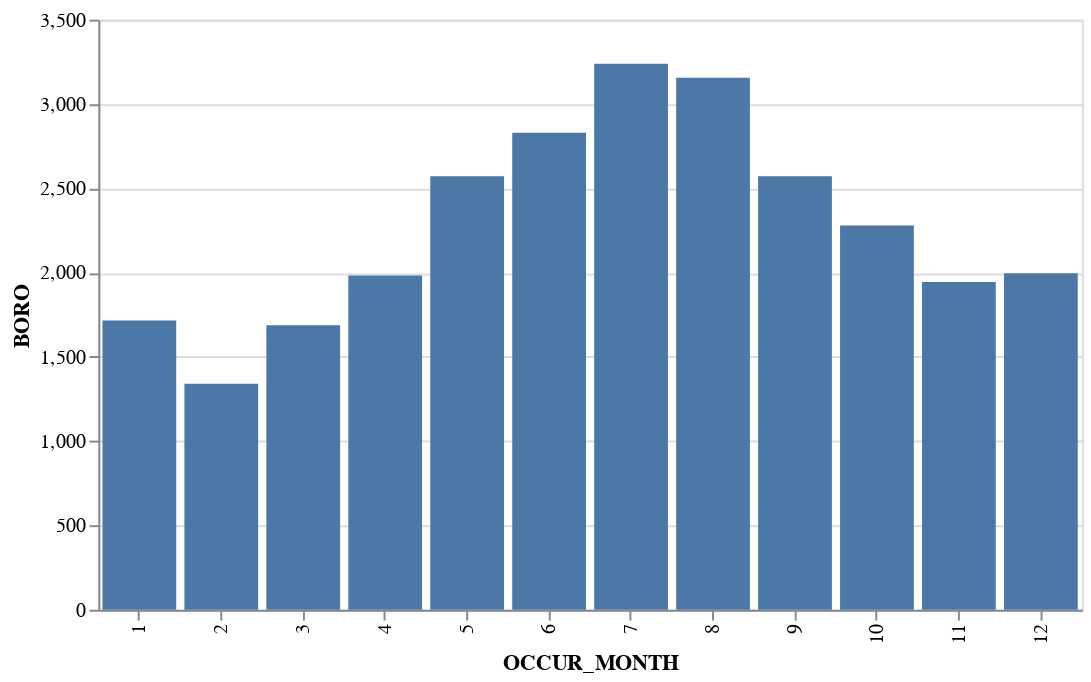

Here is the notebook cell this chart was saved with:
### Markdown cell above
### WHEN: Shootings by months From may to oct, less shootings in cold temperatures?

### Code cell
sample = raw_data.groupby('OCCUR_MONTH', as_index=False).count()
alt.Chart(sample, width=500).mark_bar().encode(
    x = "OCCUR_MONTH:N",
    y = "BORO"

)

### Figure 1 — Vega-Lite specification as saved in the notebook (floating-point values rounded to 4 significant figures)
{"config": {"view": {"continuousWidth": 300, "continuousHeight": 300}}, "data": {"name": "data-c7195c11928deb08153ebe8412a543e9"}, "mark": {"type": "bar"}, "encoding": {"x": {"field": "OCCUR_MONTH", "type": "nominal"}, "y": {"field": "BORO", "type": "quantitative"}}, "width": 500, "$schema": "https://vega.github.io/schema/vega-lite/v5.17.0.json", "datasets": {"data-c7195c11928deb08153ebe8412a543e9": [{"OCCUR_MONTH": 1, "INCIDENT_KEY": 1716, "OCCUR_DATE": 1716, "OCCUR_TIME": 1716, "BORO": 1716, "LOC_OF_OCCUR_DESC": 116, "PRECINCT": 1716, "JURISDICTION_CODE": 1716, "LOC_CLASSFCTN_DESC": 116, "LOCATION_DESC": 922, "STATISTICAL_MURDER_FLAG": 1716, "PERP_AGE_GROUP": 1223, "PERP_SEX": 1231, "PERP_RACE": 1231, "VIC_AGE_GROUP": 1716, "VIC_SEX": 1716, "VIC_RACE": 1716, "X_COORD_CD": 1716, "Y_COORD_CD": 1716, "Latitude": 1716, "Longitude": 1716, "Lon_Lat": 1716, "OCCUR_YEAR": 1716, "weekend": 1716, "time_category": 1716, "time_window": 1716}, {"OCCUR_MONTH": 2, "INCIDENT_KEY": 1340, "OCCUR_DATE": 1340, "OCCUR_TIME": 1340, "BORO": 1340, "LOC_OF_OCCUR_DESC": 102, "PRECINCT": 1340, "JURISDICTION_CODE": 1340, "LOC_CLASSFCTN_DESC": 102, "LOCATION_DESC": 703, "STATISTICAL_MURDER_FLAG": 1340, "PERP_AGE_GROUP": 942, "PERP_SEX": 954, "PERP_RACE": 954, "VIC_AGE_GROUP": 1340, "VIC_SEX": 1340, "VIC_RACE": 1340, "X_COORD_CD": 1340, "Y_COORD_CD": 1340, "Latitude": 1340, "Longitude": 1340, "Lon_Lat": 1340, "OCCUR_YEAR": 1340, "weekend": 1340, "time_category": 1340, "time_window": 1340}, {"OCCUR_MONTH": 3, "INCIDENT_KEY": 1688, "OCCUR_DATE": 1688, "OCCUR_TIME": 1688, "BORO": 1688, "LOC_OF_OCCUR_DESC": 156, "PRECINCT": 1688, "JURISDICTION_CODE": 1687, "LOC_CLASSFCTN_DESC": 156, "LOCATION_DESC": 894, "STATISTICAL_MURDER_FLAG": 1688, "PERP_AGE_GROUP": 1203, "PERP_SEX": 1206, "PERP_RACE": 1206, "VIC_AGE_GROUP": 1688, "VIC_SEX": 1688, "VIC_RACE": 1688, "X_COORD_CD": 1688, "Y_COORD_CD": 1688, "Latitude": 1688, "Longitude": 1688, "Lon_Lat": 1688, "OCCUR_YEAR": 1688, "weekend": 1688, "time_category": 1688, "time_window": 1688}, {"OCCUR_MONTH": 4, "INCIDENT_KEY": 1983, "OCCUR_DATE": 1983, "OCCUR_TIME": 1983, "BORO": 1983, "LOC_OF_OCCUR_DESC": 155, "PRECINCT": 1983, "JURISDICTION_CODE": 1983, "LOC_CLASSFCTN_DESC": 155, "LOCATION_DESC": 977, "STATISTICAL_MURDER_FLAG": 1983, "PERP_AGE_GROUP": 1406, "PERP_SEX": 1414, "PERP_RACE": 1414, "VIC_AGE_GROUP": 1983, "VIC_SEX": 1983, "VIC_RACE": 1983, "X_COORD_CD": 1983, "Y_COORD_CD": 1983, "Latitude": 1983, "Longitude": 1983, "Lon_Lat": 1983, "OCCUR_YEAR": 1983, "weekend": 1983, "time_category": 1983, "time_window": 1983}, {"OCCUR_MONTH": 5, "INCIDENT_KEY": 2571, "OCCUR_DATE": 2571, "OCCUR_TIME": 2571, "BORO": 2571, "LOC_OF_OCCUR_DESC": 170, "PRECINCT": 2571, "JURISDICTION_CODE": 2571, "LOC_CLASSFCTN_DESC": 170, "LOCATION_DESC": 1109, "STATISTICAL_MURDER_FLAG": 2571, "PERP_AGE_GROUP": 1728, "PERP_SEX": 1730, "PERP_RACE": 1730, "VIC_AGE_GROUP": 2571, "VIC_SEX": 2571, "VIC_RACE": 2571, "X_COORD_CD": 2571, "Y_COORD_CD": 2571, "Latitude": 2571, "Longitude": 2571, "Lon_Lat": 2571, "OCCUR_YEAR": 2571, "weekend": 2571, "time_category": 2571, "time_window": 2571}, {"OCCUR_MONTH": 6, "INCIDENT_KEY": 2829, "OCCUR_DATE": 2829, "OCCUR_TIME": 2829, "BORO": 2829, "LOC_OF_OCCUR_DESC": 172, "PRECINCT": 2829, "JURISDICTION_CODE": 2829, "LOC_CLASSFCTN_DESC": 172, "LOCATION_DESC": 1192, "STATISTICAL_MURDER_FLAG": 2829, "PERP_AGE_GROUP": 1832, "PERP_SEX": 1833, "PERP_RACE": 1833, "VIC_AGE_GROUP": 2829, "VIC_SEX": 2829, "VIC_RACE": 2829, "X_COORD_CD": 2829, "Y_COORD_CD": 2829, "Latitude": 2829, "Longitude": 2829, "Lon_Lat": 2829, "OCCUR_YEAR": 2829, "weekend": 2829, "time_category": 2829, "time_window": 2829}, {"OCCUR_MONTH": 7, "INCIDENT_KEY": 3238, "OCCUR_DATE": 3238, "OCCUR_TIME": 3238, "BORO": 3238, "LOC_OF_OCCUR_DESC": 229, "PRECINCT": 3238, "JURISDICTION_CODE": 3237, "LOC_CLASSFCTN_DESC": 229, "LOCATION_DESC": 1344, "STATISTICAL_MURDER_FLAG": 3238, "PERP_AGE_GROUP": 2054, "PERP_SEX": 2054, "PERP_RACE": 2054, "VIC_AGE_GROUP": 3238, "VIC_SEX": 3238, "VIC_RACE": 3238, "X_COORD_CD": 3238, "Y_COORD_CD": 3238, "Latitude": 3238, "Longitude": 3238, "Lon_Lat": 3238, "OCCUR_YEAR": 3238, "weekend": 3238, "time_category": 3238, "time_window": 3238}, {"OCCUR_MONTH": 8, "INCIDENT_KEY": 3156, "OCCUR_DATE": 3156, "OCCUR_TIME": 3156, "BORO": 3156, "LOC_OF_OCCUR_DESC": 154, "PRECINCT": 3156, "JURISDICTION_CODE": 3156, "LOC_CLASSFCTN_DESC": 154, "LOCATION_DESC": 1317, "STATISTICAL_MURDER_FLAG": 3156, "PERP_AGE_GROUP": 1966, "PERP_SEX": 1966, "PERP_RACE": 1966, "VIC_AGE_GROUP": 3156, "VIC_SEX": 3156, "VIC_RACE": 3156, "X_COORD_CD": 3156, "Y_COORD_CD": 3156, "Latitude": 3155, "Longitude": 3155, "Lon_Lat": 3155, "OCCUR_YEAR": 3156, "weekend": 3156, "time_category": 3156, "time_window": 3156}, {"OCCUR_MONTH": 9, "INCIDENT_KEY": 2572, "OCCUR_DATE": 2572, "OCCUR_TIME": 2572, "BORO": 2572, "LOC_OF_OCCUR_DESC": 156, "PRECINCT": 2572, "JURISDICTION_CODE": 2572, "LOC_CLASSFCTN_DESC": 156, "LOCATION_DESC": 1109, "STATISTICAL_MURDER_FLAG": 2572, "PERP_AGE_GROUP": 1648, "PERP_SEX": 1648, "PERP_RACE": 1648, "VIC_AGE_GROUP": 2572, "VIC_SEX": 2572, "VIC_RACE": 2572, "X_COORD_CD": 2572, "Y_COORD_CD": 2572, "Latitude": 2567, "Longitude": 2567, "Lon_Lat": 2567, "OCCUR_YEAR": 2572, "weekend": 2572, "time_category": 2572, "time_window": 2572}, {"OCCUR_MONTH": 10, "INCIDENT_KEY": 2279, "OCCUR_DATE": 2279, "OCCUR_TIME": 2279, "BORO": 2279, "LOC_OF_OCCUR_DESC": 103, "PRECINCT": 2279, "JURISDICTION_CODE": 2279, "LOC_CLASSFCTN_DESC": 103, "LOCATION_DESC": 976, "STATISTICAL_MURDER_FLAG": 2279, "PERP_AGE_GROUP": 1469, "PERP_SEX": 1469, "PERP_RACE": 1469, "VIC_AGE_GROUP": 2279, "VIC_SEX": 2279, "VIC_RACE": 2279, "X_COORD_CD": 2279, "Y_COORD_CD": 2279, "Latitude": 2278, "Longitude": 2278, "Lon_Lat": 2278, "OCCUR_YEAR": 2279, "weekend": 2279, "time_category": 2279, "time_window": 2279}, {"OCCUR_MONTH": 11, "INCIDENT_KEY": 1944, "OCCUR_DATE": 1944, "OCCUR_TIME": 1944, "BORO": 1944, "LOC_OF_OCCUR_DESC": 101, "PRECINCT": 1944, "JURISDICTION_CODE": 1944, "LOC_CLASSFCTN_DESC": 101, "LOCATION_DESC": 873, "STATISTICAL_MURDER_FLAG": 1944, "PERP_AGE_GROUP": 1269, "PERP_SEX": 1269, "PERP_RACE": 1269, "VIC_AGE_GROUP": 1944, "VIC_SEX": 1944, "VIC_RACE": 1944, "X_COORD_CD": 1944, "Y_COORD_CD": 1944, "Latitude": 1943, "Longitude": 1943, "Lon_Lat": 1943, "OCCUR_YEAR": 1944, "weekend": 1944, "time_category": 1944, "time_window": 1944}, {"OCCUR_MONTH": 12, "INCIDENT_KEY": 1996, "OCCUR_DATE": 1996, "OCCUR_TIME": 1996, "BORO": 1996, "LOC_OF_OCCUR_DESC": 102, "PRECINCT": 1996, "JURISDICTION_CODE": 1996, "LOC_CLASSFCTN_DESC": 102, "LOCATION_DESC": 919, "STATISTICAL_MURDER_FLAG": 1996, "PERP_AGE_GROUP": 1228, "PERP_SEX": 1228, "PERP_RACE": 1228, "VIC_AGE_GROUP": 1996, "VIC_SEX": 1996, "VIC_RACE": 1996, "X_COORD_CD": 1996, "Y_COORD_CD": 1996, "Latitude": 1994, "Longitude": 1994, "Lon_Lat": 1994, "OCCUR_YEAR": 1996, "weekend": 1996, "time_category": 1996, "time_window": 1996}]}}
